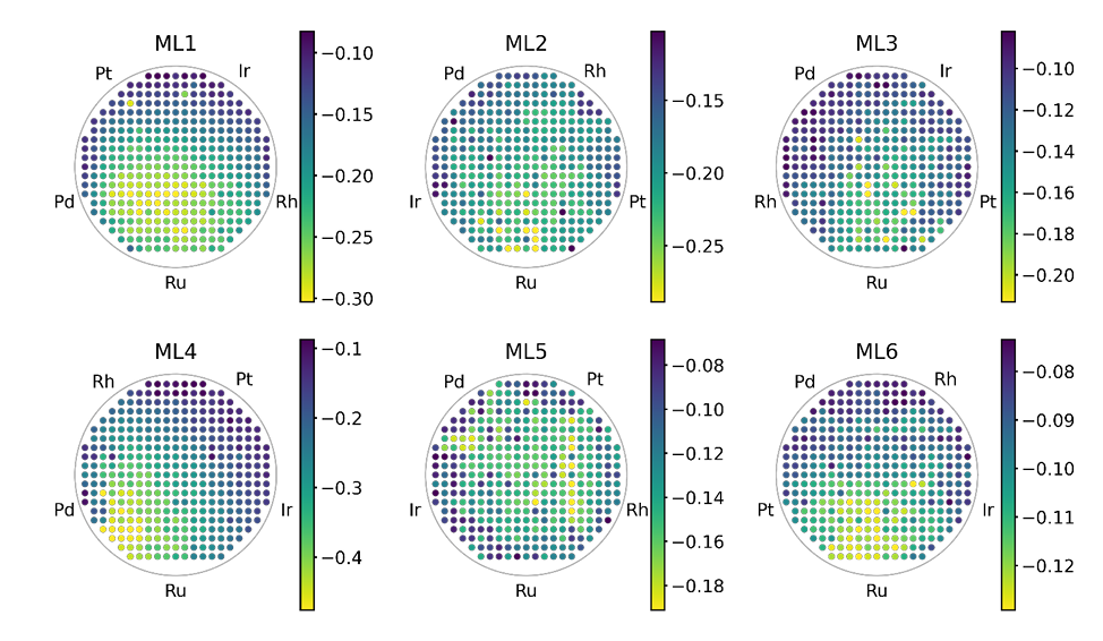
#> input picture Experimental_data_obtain/Study2(ORR_PtPdIrRhRu_ML1-ML6)/PtPdIrRhRu_ORR_ML1-6.png, 1103 x 641 px
$ python extract_activity_from_png.py
#> lines starting #> are read from the running program, lines starting #| are printed output that depends on the picture; after the words box and inside, x2 and y2 are one past the last pixel; in counts of white or black regions, pixels touching at a corner belong together
#!/usr/bin/env python3
"""Extract ML1-ML6 experimental ORR activity values from the published PNG.

The dot positions follow the same 20 x 21 masked grid used by
get_compositions_from_png.py and ML*_composition_data.csv.
For each ML, this script samples the dot color at each Row_Idx/Col_Idx and
maps that color back to a numeric activity by matching it to the ML-specific
colorbar in PtPdIrRhRu_ORR_ML1-6.png. Each output CSV contains the
linearly scaled activity magnitudes for that microlibrary.
"""

from __future__ import annotations

from pathlib import Path
import csv

import numpy as np
import pandas as pd
from PIL import Image

DATA_DIR = Path(__file__).resolve().parent
IMAGE_PATH = DATA_DIR / "PtPdIrRhRu_ORR_ML1-6.png"

# Activity limits extrapolated from the tick-label spacing in
# PtPdIrRhRu_ORR_ML1-6.png. Values are (bottom/yellow, top/purple), evaluated
# at the first and last colored rows of each colorbar.
ACTIVITY_LIMITS = {
    1: (-0.303111, -0.081807),
    2: (-0.287784, -0.102855),
    3: (-0.212517, -0.082173),
    4: (-0.474854, -0.086927),
    5: (-0.190812, -0.068204),
    6: (-0.129001, -0.073389),
}

# Approximate panel regions containing the circular dot grids in the 1103 x 641 PNG.
# The exact 20 x 21 dot centers are inferred from colored pixels inside these boxes.
PANEL_REGIONS = {
    1: (50, 40, 290, 310),
    2: (400, 40, 640, 310),
    3: (750, 40, 990, 310),
    4: (50, 348, 290, 620),
    5: (400, 348, 640, 620),
    6: (750, 348, 990, 620),
}

# Colorbar colored-strip bounding boxes detected from the PNG.
COLORBAR_BOXES = {
    1: (300, 31, 314, 301),
    2: (651, 31, 665, 301),
    3: (1001, 31, 1015, 301),
    4: (300, 339, 314, 609),
    5: (651, 339, 665, 609),
    6: (1001, 339, 1015, 609),
}

N_ROWS = 20
N_COLS = 21
DOT_RADIUS_PX = 4.0
CENTER_EDGE_MARGIN_PX = 3.0


def load_rgb_image(path: Path) -> np.ndarray:
    return np.asarray(Image.open(path).convert("RGB"), dtype=np.uint8)


def colored_pixel_mask(rgb: np.ndarray) -> np.ndarray:
    arr = rgb.astype(float) / 255.0
    mx = arr.max(axis=2)
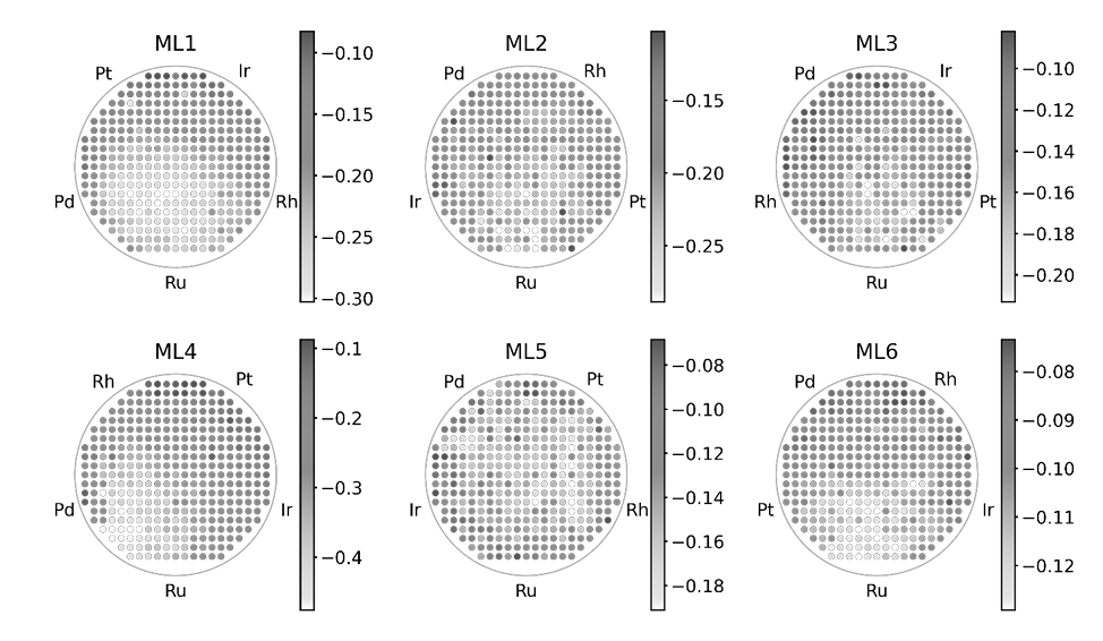
#> mx: shape (641, 1103) float64; min 0, max 1, mean 0.924
    mn = arr.min(axis=2)
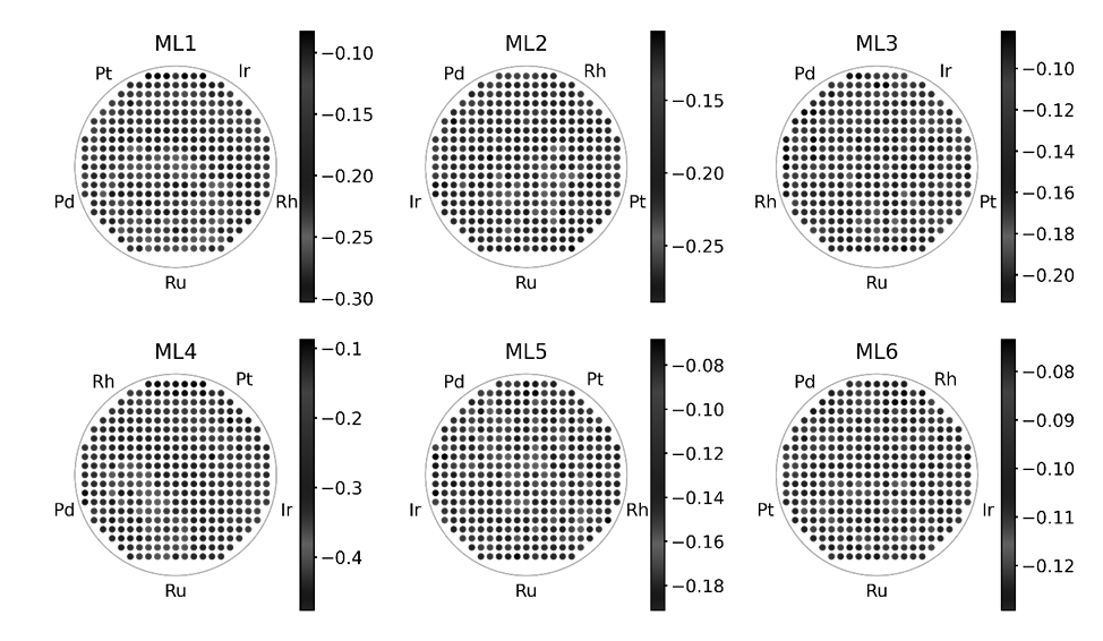
#> mn: shape (641, 1103) float64; min 0, max 1, mean 0.873
    sat = (mx - mn) / (mx + 1e-12)
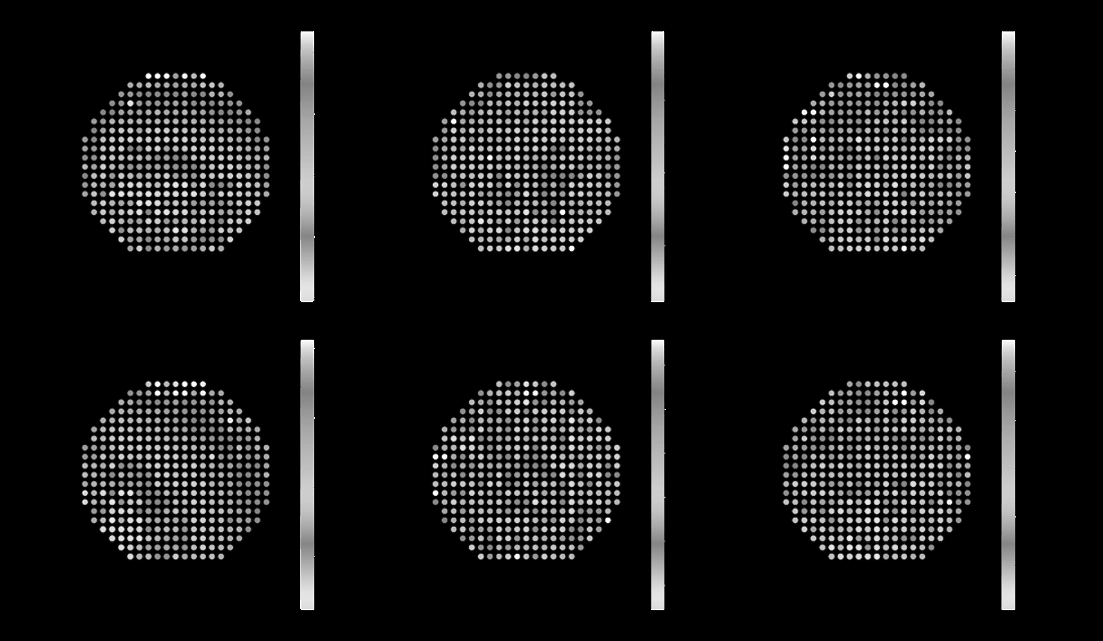
#> sat: shape (641, 1103) float64; min 0, max 1, mean 0.0814
    # Keeps viridis-colored dots/colorbars and removes white background, black text,
    # and the gray circle outline.
    return (sat > 0.18) & (mx < 0.96) & (mn < 0.95)
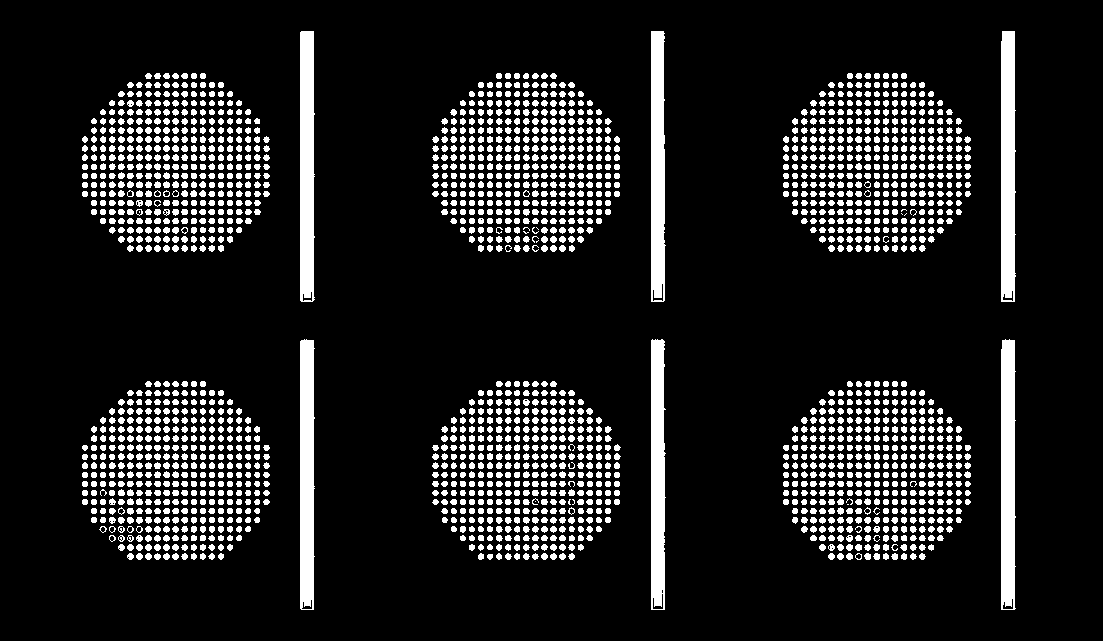
#> returned value: shape (641, 1103) bool; 12.7% white; 2067 white regions (24 under 20 px), largest, box (x1, y1, x2, y2) and area: (300, 31, 315, 302) 3769, (1001, 31, 1016, 302) 3760, (300, 339, 315, 610) 3750


# [71 lines left out: functions infer_grid_centers, sample_dot_rgb, build_colorbar_lookup, rgb_to_activity, not called in this run]


def extract_ml(rgb: np.ndarray, mask: np.ndarray, ml_idx: int) -> pd.DataFrame:
    comp_path = DATA_DIR / f"ML{ml_idx}_composition_data.csv"
#> (the run stopped early here; a loop or call above may not have finished)

$ run again, with Experimental_data_obtain/Study2(ORR_PtPdIrRhRu_ML1-ML6)/ML1.png copied over Experimental_data_obtain/Study2(ORR_PtPdIrRhRu_ML1-ML6)/PtPdIrRhRu_ORR_ML1-6.png
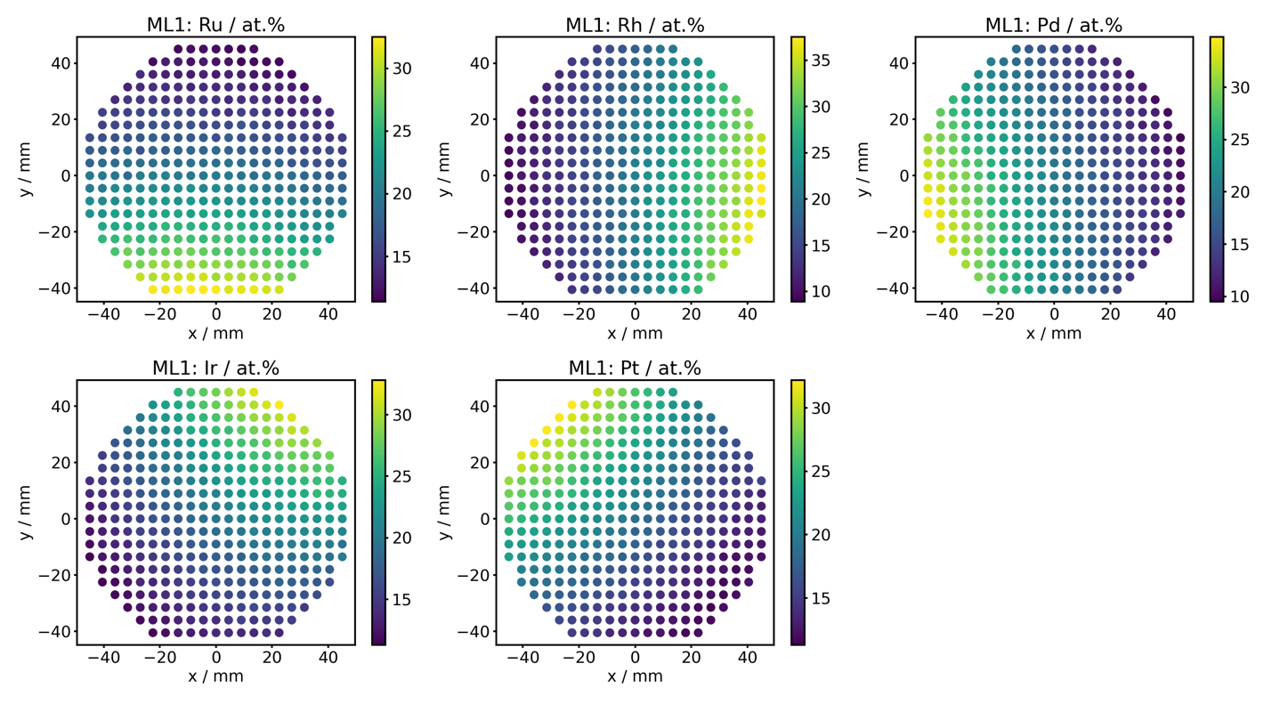
#> input picture Experimental_data_obtain/Study2(ORR_PtPdIrRhRu_ML1-ML6)/ML1.png, 1280 x 704 px
#| Warning: image shape is (704, 1280), expected (641, 1103).
#> in colored_pixel_mask, `sat = (mx - mn) / (mx + 1e-12)`:
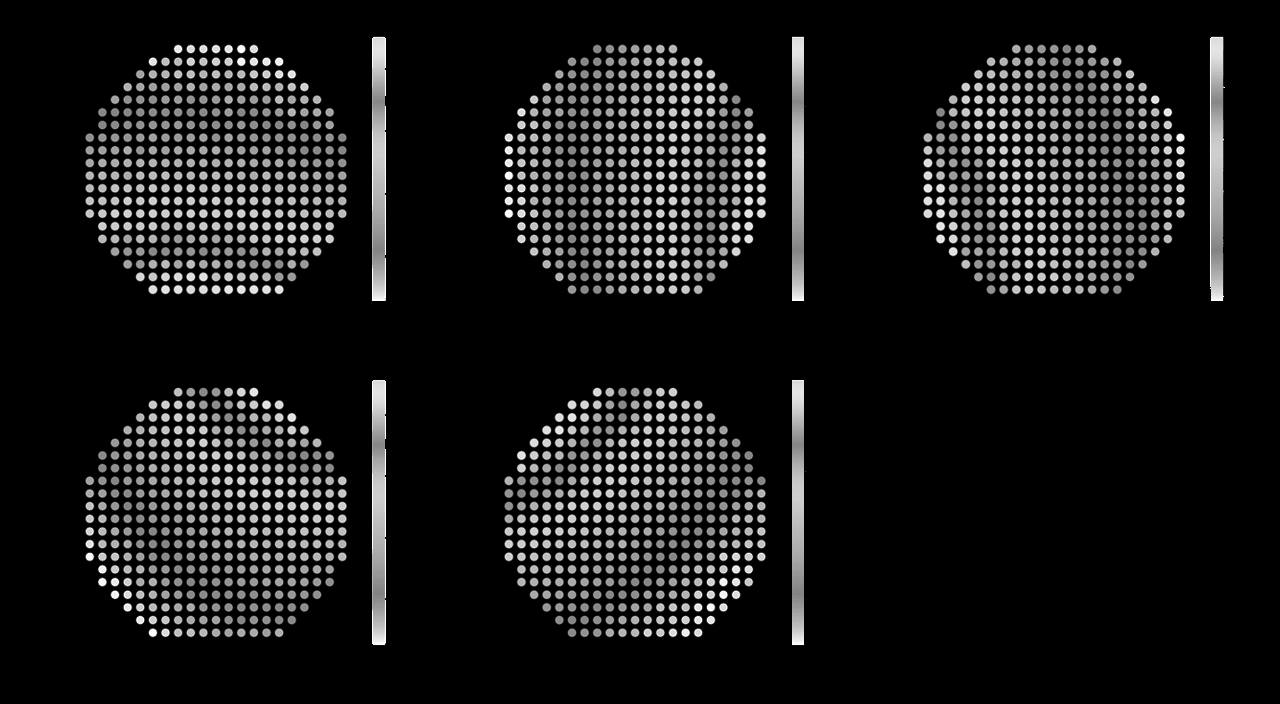
#> sat: shape (704, 1280) float64; min 0, max 1, mean 0.091
#> in colored_pixel_mask, `return (sat > 0.18) & (mx < 0.96) & (mn < 0.95)`:
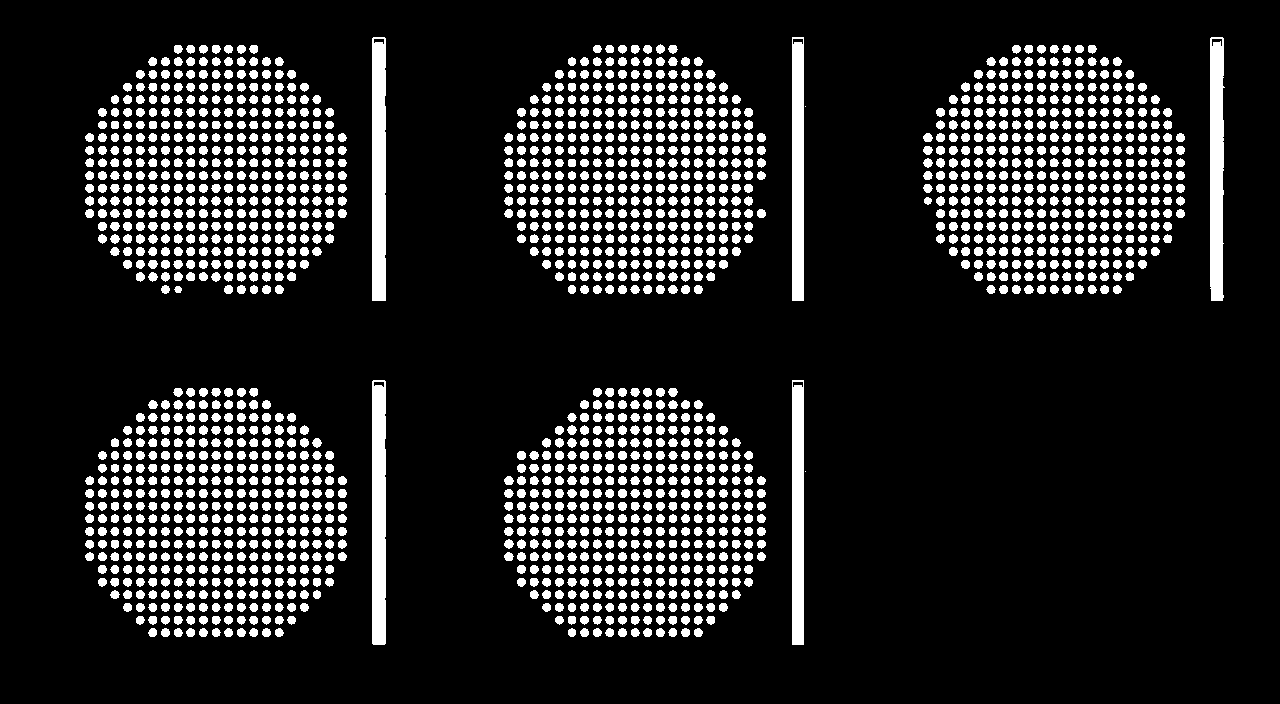
#> returned value: shape (704, 1280) bool; 14% white; 1705 white regions (2 under 20 px), largest, box (x1, y1, x2, y2) and area: (372, 380, 386, 645) 3654, (372, 37, 386, 301) 3642, (1210, 37, 1225, 301) 3480
